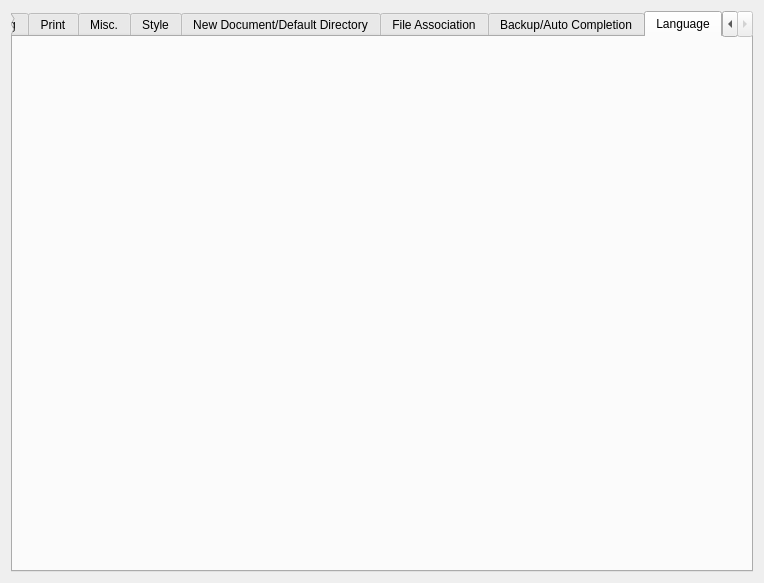
<?xml version="1.0" encoding="UTF-8"?>
<ui version="4.0">
 <class>PreferenceDialog</class>
 <widget class="QDialog" name="PreferenceDialog">
  <property name="geometry">
   <rect>
    <x>0</x>
    <y>0</y>
    <width>764</width>
    <height>583</height>
   </rect>
  </property>
  <property name="windowTitle">
   <string>Preference</string>
  </property>
  <property name="windowIcon">
   <iconset resource="../ainesmile.qrc">
    <normaloff>:/rc/image/edit_16x16.png</normaloff>:/rc/image/edit_16x16.png</iconset>
  </property>
  <layout class="QHBoxLayout" name="horizontalLayout">
   <item>
    <widget class="QTabWidget" name="tabWidget">
     <property name="currentIndex">
      <number>8</number>
     </property>
     <widget class="QWidget" name="tab">
      <attribute name="title">
       <string>General</string>
      </attribute>
     </widget>
     <widget class="QWidget" name="tab_2">
      <attribute name="title">
       <string>Editing</string>
      </attribute>
     </widget>
     <widget class="QWidget" name="tab_3">
      <attribute name="title">
       <string>Print</string>
      </attribute>
     </widget>
     <widget class="QWidget" name="tab_4">
      <attribute name="title">
       <string>Misc.</string>
      </attribute>
     </widget>
     <widget class="QWidget" name="tab_5">
      <attribute name="title">
       <string>Style</string>
      </attribute>
     </widget>
     <widget class="QWidget" name="tab_6">
      <attribute name="title">
       <string>New Document/Default Directory</string>
      </attribute>
     </widget>
     <widget class="QWidget" name="tab_7">
      <attribute name="title">
       <string>File Association</string>
      </attribute>
     </widget>
     <widget class="QWidget" name="tab_8">
      <attribute name="title">
       <string>Backup/Auto Completion</string>
      </attribute>
     </widget>
     <widget class="QWidget" name="tab_9">
      <attribute name="title">
       <string>Language</string>
      </attribute>
     </widget>
    </widget>
   </item>
  </layout>
 </widget>
 <resources>
  <include location="../ainesmile.qrc"/>
 </resources>
 <connections/>
</ui>
